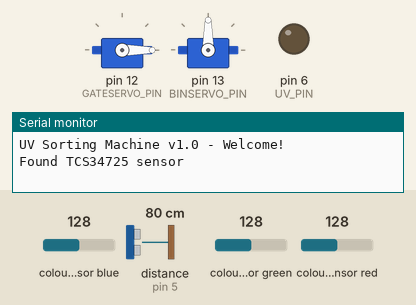
A sketch run on a simulated Arduino Uno, built with avr-gcc and run on an emulated ATmega328P. Parts: 2 × servo, output pins drawn as LEDs (lit = HIGH), the last lines printed to the serial monitor. The test bench sets the inputs (shaded band); at power-on: colour sensor blue 128, distance to the obstacle (sensor on pin 5) 80 cm, colour sensor green 128, colour sensor red 128. The echo pulse lasts 58.3 µs per cm.

Above: at 0.05 s.
At 5.1 s:
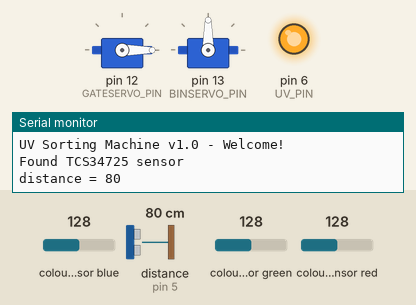
Timing chart, 0 to 6.7 s (numbered marks = the images above):
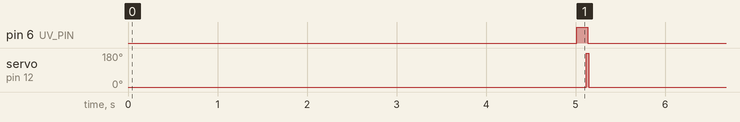

Measured:
- by itself, pin 6 (UV_PIN): alternates HIGH for 0.12 s and LOW for 5.0 s
- by itself, servo on pin 12 (GATESERVO_PIN): alternates 180° for 0.03 s and 0° for 5.1 s

The sketch:

UVSorting.ino
```cpp
//
// UV Sorting machine v1.0
// A modulized system for sorting UV painted objects into 3 different bins based its color
//

#include <Wire.h>
#include "Adafruit_TCS34725.h"

//color sensor
Adafruit_TCS34725 tcs = Adafruit_TCS34725(TCS34725_INTEGRATIONTIME_50MS, TCS34725_GAIN_4X);
uint16_t clear, red, green, blue;
float hue, saturation, value;

//servos
#include <Servo.h>
// servo1 = gate
#define GATESERVO_PIN 12
Servo gateServo;
int gateServoPos = 0;
// servo2 = bin
#define BINSERVO_PIN  13
Servo binServo;
int binServoPos = 0;

// parallax distance sensor
#define DISTANCESENSOR_PIN 5
const int nearDistanceCm = 10; //TODO check with Iman

// UV light source pin
#define UV_PIN 6

void setup() {
  // initialize serial communication
  Serial.begin(9600);
  Serial.println("UV Sorting Machine v1.0 - Welcome!");
  Serial.println("");

  // initialize I2C for color sensor
  if (tcs.begin()) {
    Serial.println("Found TCS34725 sensor");
  } else {
    Serial.println("No TCS34725 found ... check your connections");
    while (1);
  }

  //initialize proximity sensor
  digitalWrite(DISTANCESENSOR_PIN, HIGH); // Turn on pullup resistor

  //initialize servos
  gateServo.attach(GATESERVO_PIN);
  binServo.attach(BINSERVO_PIN);

  //close gate intially
  gateServo.write(0);

  // UV light source
  pinMode(UV_PIN, OUTPUT);

}

void loop() {
  //wait for object to be detected
  getDistanceCm();
  //while(getDistanceCm() > nearDistanceCm);

  //wait for user closing the door -> container dark
  delay(5000); //TODO check with Iman

  //turn on UV LED
  digitalWrite(UV_PIN, HIGH);

  //read color
  readColor();

  classifyColor();

  //based on color, rotate bin = carousel = servo2
  //TODO color reading
  binServo.write(90);

  //open gate = servo1
  gateServo.write(180);

  //wait for object to disappear
  //while(getDistanceCm() <= nearDistanceCm);
  getDistanceCm();

  //close gate = servo1
  gateServo.write(0);

  //turn off UV light
  digitalWrite(UV_PIN, LOW);
}

// distance sensor
//do an echo with the ultrasound sensor
int ping(){
  pinMode(DISTANCESENSOR_PIN, OUTPUT); // Switch signalpin to output
  digitalWrite(DISTANCESENSOR_PIN, LOW); // Send low pulse
  delayMicroseconds(2); // Wait for 2 microseconds
  digitalWrite(DISTANCESENSOR_PIN, HIGH); // Send high pulse
  delayMicroseconds(5); // Wait for 5 microseconds
  digitalWrite(DISTANCESENSOR_PIN, LOW); // Holdoff
  pinMode(DISTANCESENSOR_PIN, INPUT); // Switch signalpin to input
  digitalWrite(DISTANCESENSOR_PIN, HIGH); // Turn on pullup resistor
  // please note that pulseIn has a 1sec timeout, which may
  // not be desirable. Depending on your sensor specs, you
  // can likely bound the time like this -- marcmerlin
  // echo = pulseIn(ultraSoundSignal, HIGH, 38000)
  int echo = pulseIn(DISTANCESENSOR_PIN, HIGH); //Listen for echo
  int ultrasoundValue = (echo / 58.138); //convert to CM
  return ultrasoundValue;
}

int getDistanceCm()
{
  // read the distance sensor
  int sensorreading = ping();
  Serial.print("distance = "); Serial.println(sensorreading);
  return sensorreading;
}

// color sensor
void readColor(){
  //TODO check if this is needed
  //tcs.setInterrupt(true);  // turn off LED

  delay(50);  // takes 50ms to read
  tcs.getRawData(&red, &green, &blue, &clear);

  Serial.print("C:\t"); Serial.print(clear);
  Serial.print("\tR:\t"); Serial.print(red);
  Serial.print("\tG:\t"); Serial.print(green);
  Serial.print("\tB:\t"); Serial.print(blue);

  rgbToHSV();

  Serial.print("\tH:\t"); Serial.print(hue);
  Serial.print("\tS:\t"); Serial.print(saturation);
  Serial.print("\tV:\t"); Serial.print(value);
}

void classifyColor(){

  //blue
  if(hue > 0.66) {
    Serial.println("object is blue");
  } else if (hue > 0.33) {
    Serial.println("object is green");
  } else {
    Serial.println("object is red");
  }
}

//RGB to HSV
void rgbToHSV(){

  //http://www.rapidtables.com/convert/color/rgb-to-hsv.htm
  //https://github.com/ratkins/RGBConverter/blob/master/RGBConverter.cpp

  float r = red/255.0;
  float g = green/255.0;
  float b = blue/255.0;
  float Cmax = max(r, max(g, b));
  float Cmin = max(r, max(g, b));
  float delta = Cmax - Cmin;

  const float epsi = 0.0001;
  value = Cmax;
  saturation = abs(Cmax) < epsi ? 0.0 : delta / Cmax;
  if (abs(delta) < epsi) {
        hue = 0.0; // achromatic
    } else {
        if (abs(Cmax - r) < epsi) {
            hue = (g - b) / delta + (g < b ? 6.0 : 0.0);
        } else if (abs(Cmax - g) < epsi) {
            hue = (b - r) / delta + 2.0;
        } else if (Cmax == b) {
            hue = (r - g) / delta + 4.0;
        }
        hue /= 6.0;
    }
}
```
